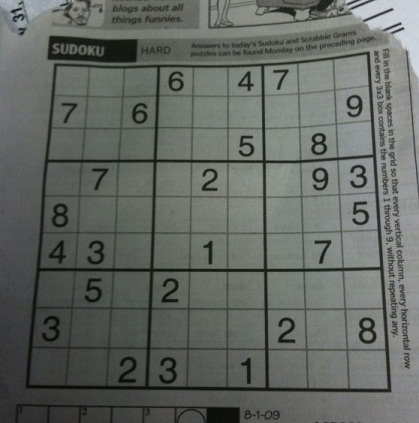
#> input picture image-gradient/sudoku.jpg, 419 x 423 px
$ jupyter execute image_gradient.ipynb
#> lines starting #> are read from the running program, lines starting #| are printed output that depends on the picture
[cell 1]
import cv2
import matplotlib.pyplot as plt
import numpy as np

[cell 2]
img = cv2.imread('sudoku.jpg', 0)
#> img: shape (423, 419); min 5, max 218, mean 101.9
kernel = np.array([
    [-1, 0, 1],
    [-2, 0, 2],
    [-1, 0, 1]
], dtype=np.float32)

[cell 3]
# 垂直边缘提取
dst_v = cv2.filter2D(img, -1, kernel)
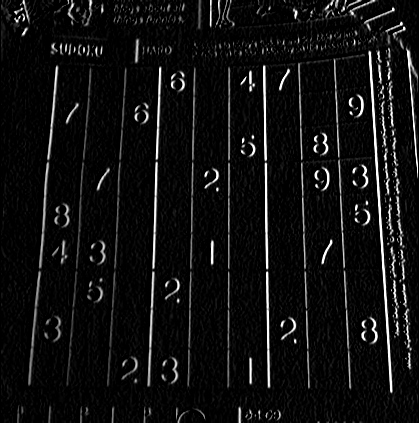
#> dst_v: shape (423, 419); min 0, max 255, mean 16.3
# 水平边缘提取
dst_h = cv2.filter2D(img, -1, kernel.T)

[cell 4]
plt.imshow(np.hstack((img, dst_v, dst_h)), 'gray')
plt.show()

[cell 5]
# Sobel算子
# 参数2：ddepth: 输出图像的深度（可以理解为数据类型），-1表示与原图像相同的深度
# 参数3、4：dx,dy:当组合为dx=1,dy=0时求x方向的一阶导数，当组合为dx=0,dy=1时求y方向的一阶导数（如果同时为1，通常得不到想要的结果）
sobelx = cv2.Sobel(img, -1, 1, 0, ksize=3) # 只计算x方向
sobely = cv2.Sobel(img, -1, 0, 1, ksize=3) # 只计算y方向

[cell 6]
plt.imshow(np.hstack((img, sobelx, sobely)), 'gray')
plt.show()

[cell 7]
# Prewitt算子
kernel = np.array([
    [-1, 0, 1],
    [-1, 0, 1],
    [-1, 0, 1]
], dtype=np.float32)
# 垂直边缘提取
dst_v = cv2.filter2D(img, -1, kernel)
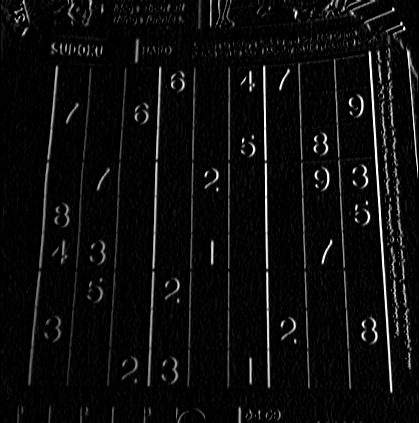
#> dst_v: shape (423, 419); min 0, max 255, mean 12.5
# 水平边缘提取
dst_h = cv2.filter2D(img, -1, kernel.T)
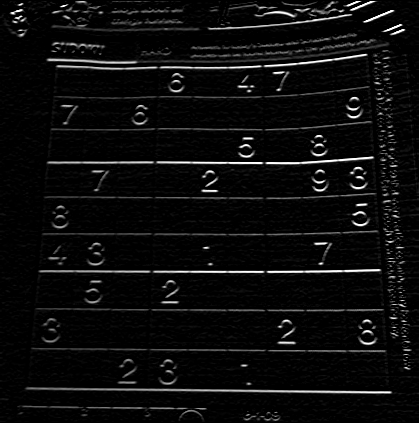
#> dst_h: shape (423, 419); min 0, max 255, mean 12.5
plt.imshow(np.hstack((img, dst_v, dst_h)), 'gray')
plt.show()

[cell 8]
# Scharr算子
kernel = np.array([
    [-3, 0, 3],
    [-10, 0, 10],
    [-3, 0, 3]
], dtype=np.float32)
# 垂直边缘提取
dst_v = cv2.filter2D(img, -1, kernel)
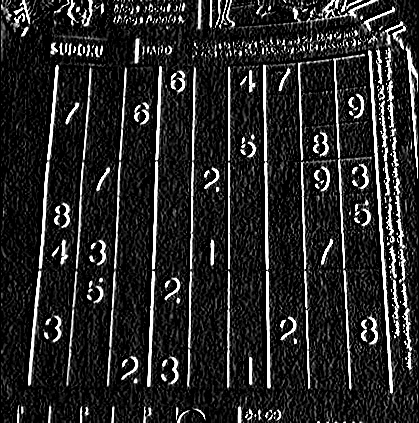
#> dst_v: shape (423, 419); min 0, max 255, mean 39.2
# 水平边缘提取
dst_h = cv2.filter2D(img, -1, kernel.T)
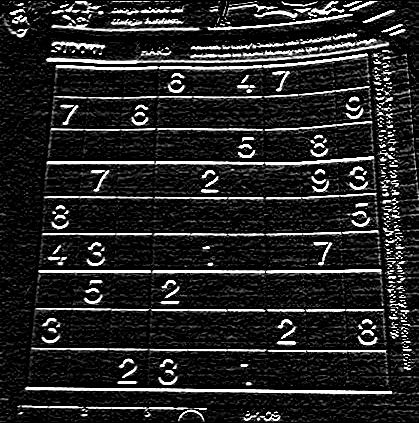
#> dst_h: shape (423, 419); min 0, max 255, mean 38.2
plt.imshow(np.hstack((img, dst_v, dst_h)), 'gray')
plt.show()
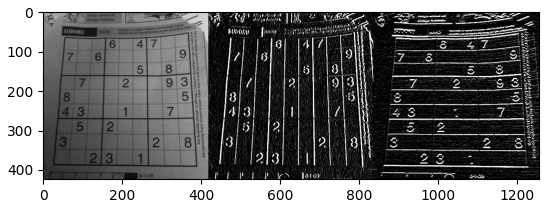
#> figure drawn by matplotlib, 1 panel

[cell 9]
# Laplacian算子
laplacian = cv2.Laplacian(img, -1)
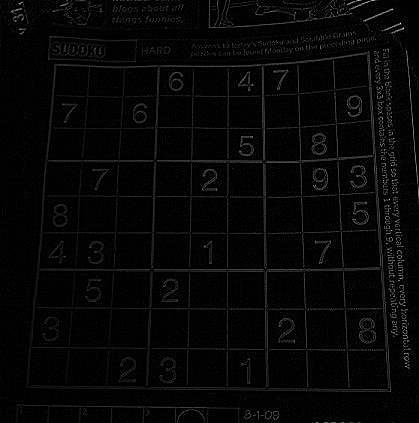
#> laplacian: shape (423, 419); min 0, max 255, mean 6.1
plt.imshow(np.hstack((img, laplacian)), 'gray')
plt.show()
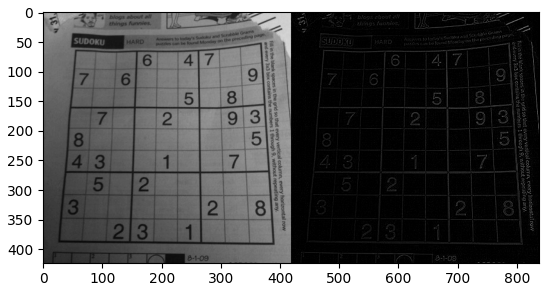
#> figure drawn by matplotlib, 1 panel

[cell 10]
kernel = np.array([
    [1, 1, 1],
    [1, -8, 1],
    [1, 1, 1]
], dtype=np.float32)
dst = cv2.filter2D(img, -1, kernel)
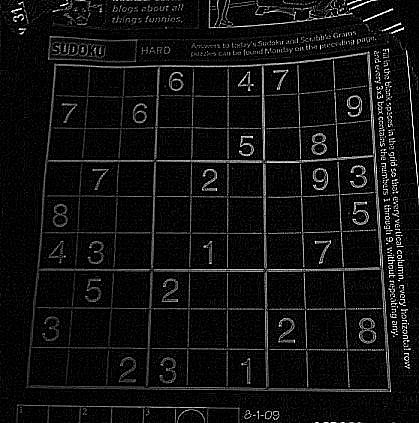
#> dst: shape (423, 419); min 0, max 255, mean 16.6
plt.imshow(np.hstack((img, dst)), 'gray')
plt.show()
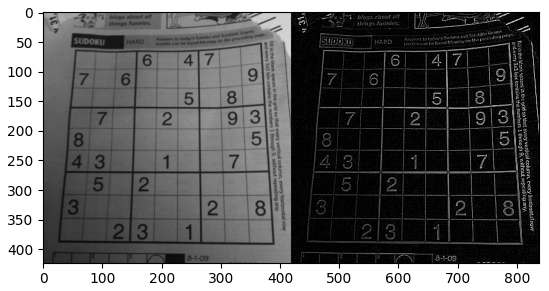
#> figure drawn by matplotlib, 1 panel
